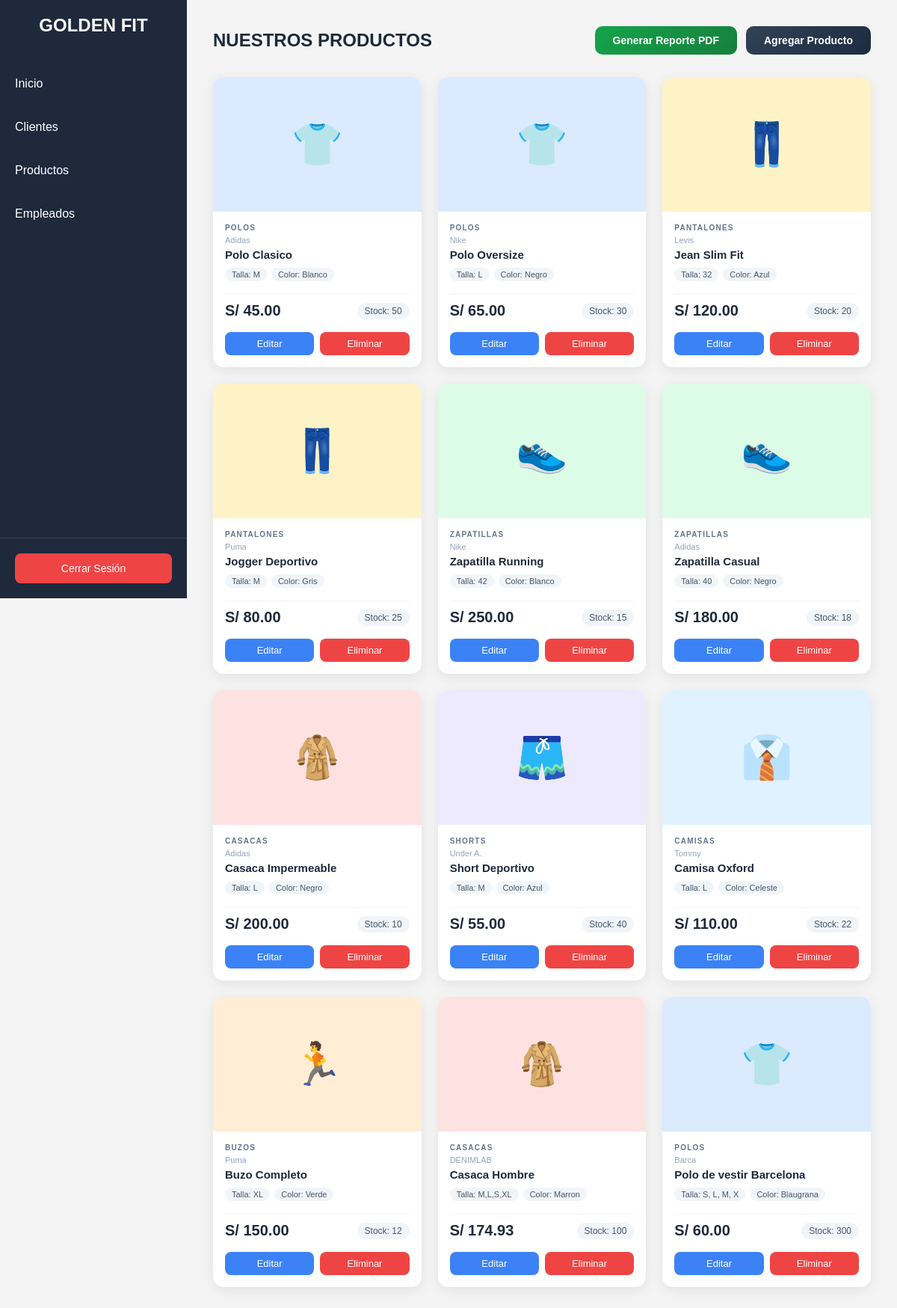
The page /controllers/productoController.php (signed in) on the database its author committed.
### tables this page shows
CREATE TABLE `producto` (
  `ID_producto` int(11) NOT NULL,
  `Nombre_producto` varchar(100) NOT NULL,
  `Talla` varchar(10) NOT NULL,
  `Color` varchar(100) NOT NULL,
  `Marca` varchar(100) NOT NULL,
  `Precio` decimal(10,2) NOT NULL,
  `Stock` int(11) NOT NULL DEFAULT 0,
  `CATEGORIA_ID_categoria` int(11) NOT NULL,
  `imagen` varchar(500) DEFAULT NULL
);

CREATE TABLE `categoria` (
  `ID_categoria` int(11) NOT NULL,
  `Nombre_categoria` varchar(100) NOT NULL,
  `Descripcion` varchar(100) NOT NULL
);

### models/producto.php (called while the page is built, shortened)
<?php
class Producto {
    public function MostrarProductos($conexion) {
        $sql = "SELECT p.*, c.Nombre_categoria
                FROM producto p
                LEFT JOIN categoria c ON p.CATEGORIA_ID_categoria = c.ID_categoria
                ORDER BY p.ID_producto ASC";
        return mysqli_query($conexion, $sql);
    }
}
?>

### views/productos.php (the view, shortened to what this page needs)
<!DOCTYPE html>
<html lang="es">
<head>
</head>
<body>
<div class="sidebar">
    <h2>GOLDEN FIT</h2>
    <nav>
        <ul>
            <li><a href="../views/vistaUsuario.php">Inicio</a></li>
            <li><a href="../controllers/usuarioController.php">Clientes</a></li>
            <li><a href="../controllers/productoController.php">Productos</a></li>
            <li><a href="../controllers/empleadoController.php">Empleados</a></li>
        </ul>
    </nav>
    <div class="sidebar-footer">
        <?php if (!empty($_SESSION['logueado'])): ?>
            <a href="../controllers/LoginController.php?accion=logout" class="btn-cerrar-sesion">Cerrar Sesión</a>
        <?php else: ?>
            <a href="../views/index.php" class="btn-sesion">Iniciar Sesión</a>
        <?php endif; ?>
    </div>
</div>
<div class="contenido">
    <div class="seccion-header">
        <h1>NUESTROS PRODUCTOS</h1>
        <div class="acciones-top">
            <button class="btn-reporte" onclick="generarPDF()">Generar Reporte PDF</button>
            <button class="btn-agregar" onclick="abrirModal()">Agregar Producto</button>
        </div>
    </div>
    <div class="productos-grid">
    <?php
        $bannerColor = [
            'Polos'=>'#dbeafe','Pantalones'=>'#fef3c7','Zapatillas'=>'#dcfce7',
            'Casacas'=>'#fee2e2','Shorts'=>'#ede9fe','Vestidos'=>'#fce7f3',
            'Camisas'=>'#e0f2fe','Buzos'=>'#ffedd5','Accesorios'=>'#f0fdf4',
            'Ropa Interior'=>'#fdf4ff',
        ];
        $emojiCat = [
            'Polos'=>'👕','Pantalones'=>'👖','Zapatillas'=>'👟','Casacas'=>'🧥',
            'Shorts'=>'🩳','Vestidos'=>'👗','Camisas'=>'👔','Buzos'=>'🏃',
            'Accesorios'=>'👜','Ropa Interior'=>'🩲',
        ];
        if (!$productos || mysqli_num_rows($productos) === 0):
    ?>
        <div class="sin-productos"><span></span><p>No hay productos registrados.</p></div>
    <?php
        else:
            while ($p = mysqli_fetch_assoc($productos)):
                $cat   = $p['Nombre_categoria'] ?? 'General';
                $color = $bannerColor[$cat]  ?? '#f1f5f9';
                $emoji = $emojiCat[$cat]     ?? '🧥';
                $imgUrl = !empty($p['imagen']) ? htmlspecialchars($p['imagen']) : '';
    ?>
        <div class="producto-card">
            <?php if ($imgUrl): ?>
                <div class="card-banner" style="background:<?php echo $color;?>;display:none;"><?php echo $emoji;?></div>
            <?php else: ?>
                <div class="card-banner" style="background:<?php echo $color;?>"><?php echo $emoji;?></div>
            <?php endif; ?>
            <div class="card-body">
                <span class="card-categoria"><?php echo htmlspecialchars($cat); ?></span>
                <span class="card-marca"><?php echo htmlspecialchars($p['Marca']); ?></span>
                <div class="card-nombre"><?php echo htmlspecialchars($p['Nombre_producto']); ?></div>
                <div class="card-atributos">
                    <span class="badge">Talla: <?php echo htmlspecialchars($p['Talla']); ?></span>
                    <span class="badge">Color: <?php echo htmlspecialchars($p['Color']); ?></span>
                </div>
                <div class="card-footer">
                    <span class="card-precio">S/ <?php echo number_format($p['Precio'],2); ?></span>
                    <span class="card-stock">Stock: <?php echo $p['Stock']; ?></span>
                </div>
                <div class="card-acciones">
                    <button class="btn-editar-card" onclick="abrirEditar(
                        '<?php echo $p['ID_producto']; ?>',
                        '<?php echo addslashes($p['Nombre_producto']); ?>',
                        '<?php echo addslashes($p['Talla']); ?>',
                        '<?php echo addslashes($p['Color']); ?>',
                        '<?php echo addslashes($p['Marca']); ?>',
                        '<?php echo $p['Precio']; ?>',
                        '<?php echo $p['Stock']; ?>',
                        '<?php echo $p['CATEGORIA_ID_categoria']; ?>',
                        '<?php echo addslashes($p['imagen'] ?? ''); ?>'
                    )">Editar</button>
                    <button class="btn-eliminar-card" onclick="eliminar('<?php echo $p['ID_producto']; ?>')">Eliminar</button>
                </div>
            </div>
        </div>
    <?php endwhile; endif; ?>
    </div>
</div>
</body>
</html>

### controllers/productoController.php (shortened to what this page needs)
<?php
require_once "../configuration/conexion.php";
require_once "../models/producto.php";
$modelo = new Producto();
if (isset($_GET['accion']) && $_GET['accion'] === 'eliminar') {
    $modelo->EliminarProducto($conexion, $_GET['id']);
    header('Location: ../controllers/productoController.php');
    exit();
} else {
    $productos  = $modelo->MostrarProductos($conexion);
    require_once "../views/productos.php";
}
?>

### views/productos.php (style rules this page uses)
* { margin:0; padding:0; box-sizing:border-box; font-family:Arial,Helvetica,sans-serif; }
body { display:flex; background:#f4f4f4; }
.sidebar { width:250px; height:100vh; background:#1e293b; padding-top:20px; position:fixed; display:flex; flex-direction:column; }
.sidebar h2 { color:white; text-align:center; margin-bottom:30px; }
.sidebar nav { flex:1; }
.sidebar ul { list-style:none; }
.sidebar ul li { margin:10px 0; }
.sidebar ul li a { display:block; color:white; text-decoration:none; padding:15px 20px; transition:0.3s; }
.sidebar-footer { padding:20px; border-top:1px solid #334155; }
.btn-cerrar-sesion { display:block; width:100%; padding:12px; background:#ef4444; color:white; border:none; border-radius:8px; font-size:14px; text-align:center; text-decoration:none; cursor:pointer; transition:0.3s; }
.contenido { margin-left:250px; padding:35px; width:100%; }
.seccion-header { display:flex; justify-content:space-between; align-items:center; margin-bottom:30px; flex-wrap:wrap; gap:12px; }
.seccion-header h1 { color:#1e293b; font-size:24px; }
.acciones-top { display:flex; gap:12px; }
.btn-agregar { padding:11px 24px; background:linear-gradient(135deg,#334155,#1c2c42); color:white; border:none; border-radius:10px; font-size:14px; font-weight:bold; cursor:pointer; transition:0.3s; }
.btn-reporte { padding:11px 24px; background:linear-gradient(135deg,#16a34a,#15803d); color:white; border:none; border-radius:10px; font-size:14px; font-weight:bold; cursor:pointer; transition:0.3s; }
.productos-grid { display:grid; grid-template-columns:repeat(auto-fill, minmax(230px, 1fr)); gap:22px; }
.producto-card { background:white; border-radius:14px; box-shadow:0 4px 18px rgba(0,0,0,0.08); overflow:hidden; display:flex; flex-direction:column; transition:transform 0.25s, box-shadow 0.25s; }
.card-banner { width:100%; height:180px; display:flex; justify-content:center; align-items:center; font-size:56px; }
.card-body { padding:16px; flex:1; display:flex; flex-direction:column; gap:5px; }
.card-categoria { font-size:10px; text-transform:uppercase; letter-spacing:1.2px; color:#64748b; font-weight:bold; }
.card-marca { font-size:11px; color:#94a3b8; }
.card-nombre { font-size:15px; font-weight:bold; color:#1e293b; }
.card-atributos { display:flex; gap:6px; flex-wrap:wrap; margin-top:4px; }
.badge { background:#f1f5f9; color:#475569; font-size:11px; padding:3px 9px; border-radius:20px; }
.card-footer { display:flex; justify-content:space-between; align-items:center; margin-top:12px; padding-top:10px; border-top:1px solid #f1f5f9; }
.card-precio { font-size:20px; font-weight:bold; color:#1e293b; }
.card-stock { font-size:12px; background:#f1f5f9; color:#475569; padding:4px 10px; border-radius:20px; }
.card-acciones { display:flex; gap:8px; margin-top:12px; }
.btn-editar-card { flex:1; padding:8px; background:#3b82f6; color:white; border:none; border-radius:8px; cursor:pointer; font-size:13px; transition:0.2s; }
.btn-eliminar-card { flex:1; padding:8px; background:#ef4444; color:white; border:none; border-radius:8px; cursor:pointer; font-size:13px; transition:0.2s; }

### rows shown on the page
producto: CATEGORIA_ID_categoria.Nombre_categoria "👕", CATEGORIA_ID_categoria.Nombre_categoria "POLOS", Marca "Adidas", Nombre_producto "Polo Clasico", Talla "M", Color "Blanco", Precio "45.00", Stock "50"
producto: CATEGORIA_ID_categoria.Nombre_categoria "👕", CATEGORIA_ID_categoria.Nombre_categoria "POLOS", Marca "Nike", Nombre_producto "Polo Oversize", Talla "L", Color "Negro", Precio "65.00", Stock "30"
producto: CATEGORIA_ID_categoria.Nombre_categoria "👖", CATEGORIA_ID_categoria.Nombre_categoria "PANTALONES", Marca "Levis", Nombre_producto "Jean Slim Fit", Talla "32", Color "Azul", Precio "120.00", Stock "20"
producto: CATEGORIA_ID_categoria.Nombre_categoria "👖", CATEGORIA_ID_categoria.Nombre_categoria "PANTALONES", Marca "Puma", Nombre_producto "Jogger Deportivo", Talla "M", Color "Gris", Precio "80.00", Stock "25"
producto: CATEGORIA_ID_categoria.Nombre_categoria "👟", CATEGORIA_ID_categoria.Nombre_categoria "ZAPATILLAS", Marca "Nike", Nombre_producto "Zapatilla Running", Talla "42", Color "Blanco", Precio "250.00", Stock "15"
producto: CATEGORIA_ID_categoria.Nombre_categoria "👟", CATEGORIA_ID_categoria.Nombre_categoria "ZAPATILLAS", Marca "Adidas", Nombre_producto "Zapatilla Casual", Talla "40", Color "Negro", Precio "180.00", Stock "18"
producto: CATEGORIA_ID_categoria.Nombre_categoria "🧥", CATEGORIA_ID_categoria.Nombre_categoria "CASACAS", Marca "Adidas", Nombre_producto "Casaca Impermeable", Talla "L", Color "Negro", Precio "200.00", Stock "10"
producto: CATEGORIA_ID_categoria.Nombre_categoria "🩳", CATEGORIA_ID_categoria.Nombre_categoria "SHORTS", Marca "Under A.", Nombre_producto "Short Deportivo", Talla "M", Color "Azul", Precio "55.00", Stock "40"
producto: CATEGORIA_ID_categoria.Nombre_categoria "👔", CATEGORIA_ID_categoria.Nombre_categoria "CAMISAS", Marca "Tommy", Nombre_producto "Camisa Oxford", Talla "L", Color "Celeste", Precio "110.00", Stock "22"
producto: CATEGORIA_ID_categoria.Nombre_categoria "🏃", CATEGORIA_ID_categoria.Nombre_categoria "BUZOS", Marca "Puma", Nombre_producto "Buzo Completo", Talla "XL", Color "Verde", Precio "150.00", Stock "12"
producto: CATEGORIA_ID_categoria.Nombre_categoria "🧥", CATEGORIA_ID_categoria.Nombre_categoria "CASACAS", Marca "DENIMLAB", Nombre_producto "Casaca Hombre", Talla "M,L,S,XL", Color "Marron", Precio "174.93", Stock "100"
producto: CATEGORIA_ID_categoria.Nombre_categoria "👕", CATEGORIA_ID_categoria.Nombre_categoria "POLOS", Marca "Barca", Nombre_producto "Polo de vestir Barcelona", Talla "S, L, M, X", Color "Blaugrana", Precio "60.00", Stock "300"
